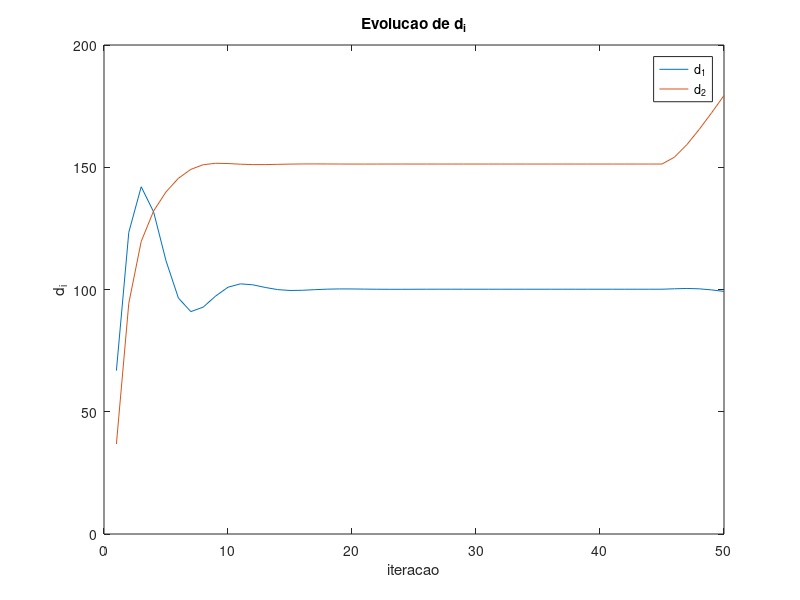
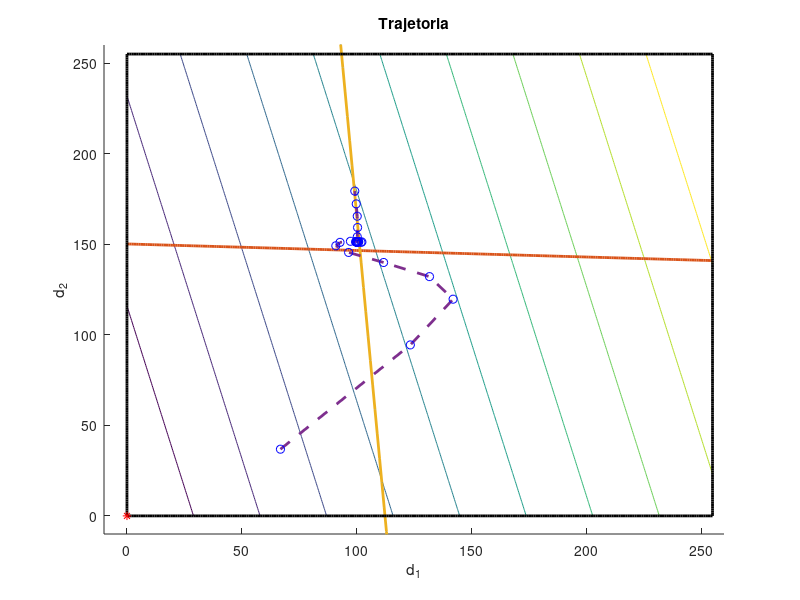

MATLAB code to generate these figures, in order:
%The system
k11 = 0.445; k12 = 0.033; k21 = 0.021; k22 = 0.333;
L1 = 50; o1 = 0; L2 = 50; o2 = 0;
%k11 = 2; k12 = 1; k21 = 1; k22 = 2;
%L1 = 300; o1 = 30; L2 = 300; o2 = 0;
K = [k11, k12 ; k21 , k22];
L = [L1;L2]; o = [o1;o2];

%The cost function
c1 = 1; c2 = 1; q1 = 0; q2 = 0;
c = [c1 c2]; Q = [q1 0; 0 q2];

% SOLVE WITH CONSENSUS
rho = 0.01;
%node 1 initialization
d1 = [0;0];
d1_av = [0;0];
d2_copy = [0;0];
y1 = zeros(2,50);%[0;0];
y1(:,1)=[4.36;1.24];
k1 = [k11;k12]; 
%node 2 initialization
d2 = [0;0];
d2_av = [0;0];
d1_copy = [0;0];
y2 = [0;0];
k2 = [k21;k22]; 
%iterations
for i=1:50,
   % node 1
   d11_best = -1;
   d12_best = -1;
   min_best_1(i) = 100000; %big number
   sol_unconstrained = 1;
   sol_boundary_linear = 1;
   sol_boundary_0 = 1;
   sol_boundary_100 = 1;
   sol_linear_0 = 1;
   sol_linear_100 = 1;
   z11 = -c1 - y1(1,i) + rho*d1_av(1);
   z12 = -y1(2,i) + rho*d1_av(2);
   u1 = o1-L1;
   u2 = 0;
   u3 = 255;
   p11 = 1/(rho+q1);
   p12 = 1/rho;
   n = k11*k11*p11 + k12*k12*p12;
   w1 = -k11*p11*z11-k12*z12*p12;
   w2 = -z11*p11;
   w3 = z11*p11;
   %compute unconstrained minimum
   d11u(i) = p11*z11;
   d12u(i) = p12*z12;
   %check feasibility of unconstrained minimum using local constraints
   if (d11u(i) < 0), sol_unconstrained = 0; end;
   if (d11u(i) > 255), sol_unconstrained = 0; end;
   if (k11*d11u(i) + k12*d12u(i) < L1-o1), sol_unconstrained = 0; end;
   % compute function value and if best store new optimum
   if sol_unconstrained, 
        min_unconstrained = 0.5*q1*d11u(i)^2 + c1*d11u(i) + y1(1,i)*(d11u(i)-d1_av(1)) + ...
           y1(2,i)*(d12u(i)-d1_av(2)) + rho/2*(d11u(i)-d1_av(1))^2 + rho/2*(d12u(i)-d1_av(2))^2;
       if min_unconstrained < min_best_1(i),
           d11_best = d11u(i);
           d12_best = d12u(i);
           min_best_1(i) = min_unconstrained;
           i1(i)=0;
       end;
   end;
   %compute minimum constrained to linear boundary   
   d11bl(i) = p11*z11+p11*k11/n*(w1-u1);
   d12bl(i) = p12*z12+p12*k12/n*(w1-u1);

   %u1
   %p11*z11
   %p12*z12
   %p11*k11
   %p12*k12
   %1/n
   
   
   %check feasibility of minimum constrained to linear boundary
   if (d11bl(i) < 0), sol_boundary_linear = 0; end;
   if (d11bl(i) > 255), sol_boundary_linear = 0; end;
   % compute function value and if best store new optimum
   if sol_boundary_linear, 
        min_boundary_linear = 0.5*q1*d11bl(i)^2 + c1*d11bl(i) + y1(1,i)*(d11bl(i)-d1_av(1)) + ...
           y1(2,i)*(d12bl(i)-d1_av(2)) + rho/2*(d11bl(i)-d1_av(1))^2 + rho/2*(d12bl(i)-d1_av(2))^2;
       if min_boundary_linear < min_best_1(i),
           d11_best = d11bl(i);
           d12_best = d12bl(i);
           min_best_1(i) = min_boundary_linear;
           i1(i)=1;
       end;
   end;
   %compute minimum constrained to 0 boundary
   d11b0(i) = 0;
   d12b0(i) = p12*z12;
   %check feasibility of minimum constrained to 0 boundary
   if (d11b0(i) > 255), sol_boundary_0 = 0; end;
   if (k11*d11b0(i) + k12*d12b0(i) < L1-o1), sol_boundary_0 = 0; end;
   % compute function value and if best store new optimum
   if sol_boundary_0, 
        min_boundary_0 = 0.5*q1*d11b0(i)^2 + c1*d11b0(i) + y1(1,i)*(d11b0(i)-d1_av(1)) + ...
           y1(2,i)*(d12b0(i)-d1_av(2)) + rho/2*(d11b0(i)-d1_av(1))^2 + rho/2*(d12b0(i)-d1_av(2))^2;
       if min_boundary_0 < min_best_1(i),
           d11_best = d11b0(i);
           d12_best = d12b0(i);
           min_best_1(i) = min_boundary_0;
           i1(i)=2;
       end;
   end;
   %compute minimum constrained to 100 boundary
   d11b100(i) = 255;
   d12b100(i) = p12*z12;
   %check feasibility of minimum constrained to 100 boundary
   if (d11b100(i) < 0), sol_boundary_100 = 0; end;
   if (k11*d11b100(i) + k12*d12b100(i) < L1-o1), sol_boundary_100 = 0; end;
   % compute function value and if best store new optimum
   if sol_boundary_100, 
        min_boundary_100 = 0.5*q1*d11b100(i)^2 + c1*d11b100(i) + y1(1,i)*(d11b100(i)-d1_av(1)) + ...
           y1(2,i)*(d12b100(i)-d1_av(2)) + rho/2*(d11b100(i)-d1_av(1))^2 + rho/2*(d12b100(i)-d1_av(2))^2;
       if min_boundary_100 < min_best_1(i),
           d11_best = d11b100(i);
           d12_best = d12b100(i);
           min_best_1(i) = min_boundary_100;
           i1(i)=3;
       end;
   end;
   % compute minimum constrained to linear and zero boundary
   common = (rho+q1)/((rho+q1)*n-k11*k11);
   det1 = common;
   det2 = -k11*common;
   det3 = det2;
   det4 = n*(rho+q1)*common;
   x1 = det1*w1 + det2*w2;
   x2 = det3*w1 + det4*w2;
   v1 = det1*u1 + det2*u2; %u2 = 0 so this can be simplified
   v2 = det3*u1 + det4*u2; %u2 = 0 so this can be simplified
   d11l0(i) = p11*z11+p11*k11*(x1-v1)+p11*(x2-v2);
   d12l0(i) = p12*z12+p12*k12*(x1-v1);
   %check feasibility
   if (d11l0(i) > 255), sol_linear_0 = 0; end;
   % compute function value and if best store new optimum
   if sol_linear_0, 
        min_linear_0 = 0.5*q1*d11l0(i)^2 + c1*d11l0(i) + y1(1,i)*(d11l0(i)-d1_av(1)) + ...
           y1(2,i)*(d12l0(i)-d1_av(2)) + rho/2*(d11l0(i)-d1_av(1))^2 + rho/2*(d12l0(i)-d1_av(2))^2;
       if min_linear_0 < min_best_1(i),
           d11_best = d11l0(i);
           d12_best = d12l0(i);
           min_best_1(i) = min_linear_0;
           i1(i)=4;
       end;
   end;
   % compute minimum constrained to linear and 100 boundary
   common = (rho+q1)/((rho+q1)*n-k11*k11);
   det1 = common;
   det2 = k11*common;
   det3 = det2;
   det4 = n*(rho+q1)*common;
   x1 = det1*w1 + det2*w3;
   x2 = det3*w1 + det4*w3;
   v1 = det1*u1 + det2*u3; 
   v2 = det3*u1 + det4*u3; 
   d11l100(i) = p11*z11+p11*k11*(x1-v1)-p11*(x2-v2);
   d12l100(i) = p12*z12+p12*k12*(x1-v1);
   %check feasibility
   if (d11l100(i) < 0), sol_linear_100 = 0; end;
   % compute function value and if best store new optimum
   if sol_linear_100, 
        min_linear_100 = 0.5*q1*d11l100(i)^2 + c1*d11l100(i) + y1(1,i)*(d11l100(i)-d1_av(1)) + ...
           y1(2,i)*(d12l100(i)-d1_av(2)) + rho/2*(d11l100(i)-d1_av(1))^2 + rho/2*(d12l100(i)-d1_av(2))^2;
       if min_linear_100 < min_best_1(i),
           d11_best = d11u(i);
           d12_best = d12u(i);
           min_best_1(i) = min_linear_100;
           i1(i)=5;
       end;
   end;
   %store data and save for next cycle
   best_d11(i) = d11_best;
   best_d12(i) = d12_best;
   d1 = [d11_best;d12_best];
   %DEBUG: check with matlab quadprog
   Q = [q1+rho, 0; 0 rho];
   c = [c1+y1(1,i)-rho*d1_av(1),y1(2,i)-rho*d1_av(2)];
   A = [-k11 -k12; -1 0; 1 0];
   b = [o1-L1, 0, 255];
   d1_ = quadprog(Q,c,A,b,[],[],[],[]);
   %
   
   % send node 1 solution to neighboors
   d1_copy = d1;
   
   % node 2 
   d21_best = -1;
   d22_best = -1;
   min_best_2(i) = 100000; %big number
   sol_unconstrained = 1;
   sol_boundary_linear = 1;
   sol_boundary_0 = 1;
   sol_boundary_100 = 1;
   sol_linear_0 = 1;
   sol_linear_100 = 1;
   z22 = -c2 - y2(2) + rho*d2_av(2);
   z21 = -y2(1) + rho*d2_av(1);
   u1 = o2-L2;
   u2 = 0;
   u3 = 255;
   p22 = 1/(rho+q2);
   p21 = 1/rho;
   n = k22*k22*p22 + k21*k21*p21;
   w1 = -k22*p22*z22-k21*z21*p21;
   w2 = -z22*p22;
   w3 = z22*p22;
   %compute unconstrained minimum
   d21u(i) = p21*z21;
   d22u(i) = p22*z22;
   %check feasibility of unconstrained minimum using local constraints
   if (d22u(i) < 0), sol_unconstrained = 0; end;
   if (d22u(i) > 255), sol_unconstrained = 0; end;
   if (k21*d21u(i) + k22*d22u(i) < L2-o2), sol_unconstrained = 0; end;
   % compute function value and if best store new optimum
   if sol_unconstrained, 
        min_unconstrained = 0.5*q2*d22u(i)^2 + c2*d22u(i) + y2(1)*(d21u(i)-d2_av(1)) + ...
           y2(2)*(d22u(i)-d2_av(2)) + rho/2*(d21u(i)-d2_av(1))^2 + rho/2*(d22u(i)-d2_av(2))^2;
       if min_unconstrained < min_best_2(i),
           d21_best = d21u(i);
           d22_best = d22u(i);
           min_best_2(i) = min_unconstrained;
           i2(i)=0;
       end;
   end;
   %compute minimum constrained to linear boundary   
   d21bl(i) = p21*z21+p21*k21/n*(w1-u1);
   d22bl(i) = p22*z22+p22*k22/n*(w1-u1);
   %check feasibility of minimum constrained to linear boundary
   if (d22bl(i) < 0), sol_boundary_linear = 0; end;
   if (d22bl(i) > 255), sol_boundary_linear = 0; end;
   % compute function value and if best store new optimum
   if sol_boundary_linear, 
        min_boundary_linear = 0.5*q2*d22bl(i)^2 + c2*d22bl(i) + y2(1)*(d21bl(i)-d2_av(1)) + ...
           y2(2)*(d22bl(i)-d2_av(2)) + rho/2*(d21bl(i)-d2_av(1))^2 + rho/2*(d22bl(i)-d2_av(2))^2;
       if min_boundary_linear < min_best_2(i),
           d21_best = d21bl(i);
           d22_best = d22bl(i);
           min_best_2(i) = min_boundary_linear;
           i2(i)=1;     
       end;
   end;
   %compute minimum constrained to 0 boundary
   d22b0(i) = 0;
   d21b0(i) = p21*z21;
   %check feasibility of minimum constrained to 0 boundary
   if (k21*d21b0(i) + k22*d22b0(i) < L2-o2), sol_boundary_0 = 0; end;
   if (d22b0(i) > 255), sol_boundary_0 = 0; end;
   % compute function value and if best store new optimum
   if sol_boundary_0, 
        min_boundary_0 = 0.5*q2*d22b0(i)^2 + c2*d22b0(i) + y2(1)*(d21b0(i)-d2_av(1)) + ...
           y2(2)*(d22b0(i)-d2_av(2)) + rho/2*(d21b0(i)-d2_av(1))^2 + rho/2*(d22b0(i)-d2_av(2))^2;
       if min_boundary_0 < min_best_2(i),
           d21_best = d21b0(i);
           d22_best = d22b0(i);
           min_best_2(i) = min_boundary_0;
           i2(i)=2;
       end;
   end;
   %compute minimum constrained to 100 boundary
   d22b100(i) = 255;
   d21b100(i) = p21*z21;
   %check feasibility of minimum constrained to 100 boundary
   if (k21*d21b100(i) + k22*d22b100(i) < L2-o2), sol_boundary_100 = 0; end;
   if (d22b100(i) < 0), sol_boundary_100 = 0; end;
   % compute function value and if best store new optimum
   if sol_boundary_100, 
        min_boundary_100 = 0.5*q2*d22b100(i)^2 + c2*d22b100(i) + y2(1)*(d21b100(i)-d2_av(1)) + ...
           y2(2)*(d22b100(i)-d2_av(2)) + rho/2*(d21b100(i)-d2_av(1))^2 + rho/2*(d22b100(i)-d2_av(2))^2;
       if min_boundary_100 < min_best_2(i),
           d21_best = d21b100(i);
           d22_best = d22b100(i);
           min_best_2(i) = min_boundary_100;
           i2(i)=3;
       end;
   end;
   % compute minimum constrained to linear and zero boundary
   common = (rho+q2)/((rho+q2)*n-k22*k22);
   det1 = common;
   det2 = -k22*common;
   det3 = det2;
   det4 = n*(rho+q2)*common;
   x1 = det1*w1 + det2*w2;
   x2 = det3*w1 + det4*w2;
   v1 = det1*u1 + det2*u2; %u2 = 0 so this can be simplified
   v2 = det3*u1 + det4*u2; %u2 = 0 so this can be simplified
   d22l0(i) = p22*z22+p22*k22*(x1-v1)+p22*(x2-v2);
   d21l0(i) = p21*z21+p21*k21*(x1-v1);
   %check feasibility
   if(d22l0(i) > 255), sol_linear_0 = 0; end;
   % compute function value and if best store new optimum
   if sol_linear_0, 
        min_linear_0 = 0.5*q2*d22l0(i)^2 + c2*d22l0(i) + y2(1)*(d21l0(i)-d2_av(1)) + ...
           y2(2)*(d22l0(i)-d2_av(2)) + rho/2*(d21l0(i)-d2_av(1))^2 + rho/2*(d22l0(i)-d2_av(2))^2;
       if min_linear_0 < min_best_2(i),
           d21_best = d21l0(i);
           d22_best = d22l0(i);
           min_best_2(i) = min_linear_0;
           i2(i)=4;
       end;
   end;
   % compute minimum constrained to linear and 100 boundary
   common = (rho+q2)/((rho+q2)*n-k22*k22);
   det1 = common;
   det2 = k22*common;
   det3 = det2;
   det4 = n*(rho+q2)*common;
   x1 = det1*w1 + det2*w3;
   x2 = det3*w1 + det4*w3;
   v1 = det1*u1 + det2*u3; 
   v2 = det3*u1 + det4*u3; 
   d22l100(i) = p22*z22+p22*k22*(x1-v1)-p22*(x2-v2);
   d21l100(i) = p21*z21+p21*k21*(x1-v1);
   %check feasibility
   if (d22l100(i) < 0), sol_linear_100 = 0; end;
   %now must choose the minimum among the feasible solutions
   % compute function value and if best store new optimum
   if sol_linear_100, 
        min_linear_100 = 0.5*q2*d22l100(i)^2 + c2*d22l100(i) + y2(1)*(d21l100(i)-d2_av(1)) + ...
           y2(2)*(d22l100(i)-d2_av(2)) + rho/2*(d21l100(i)-d2_av(1))^2 + rho/2*(d22l100(i)-d2_av(2))^2;
       if min_linear_100 < min_best_2(i),
           d21_best = d21u(i);
           d22_best = d22u(i);
           min_best_2(i) = min_linear_100;
           i2(i)=5;
       end;
   end;
   %store data and save for next cycle
   best_d21(i) = d21_best;
   best_d22(i) = d22_best;
   d2 = [d21_best;d22_best];
   %DEBUG: check with matlab quadprog
   Q = [rho, 0; 0 rho+q2];
   c = [y2(1)-rho*d2_av(1),c2+y2(2)-rho*d2_av(2)];
   A = [-k21 -k22;0 -1; 0 1];
   b = [o2-L2, 0, 255];
   d2_ = quadprog(Q,c,A,b,[],[],[],[]);
   
   % Compute average with available data
   d2_av = (d1_copy+d2)/2;
   % Update local lagrangian
   y2 = y2 + rho*(d2-d2_av);
   % send solution to neighbors
   d2_copy = d2;
   
   %compute average with available knowledge
   d1_av = (d1+d2_copy)/2;
   %update local lagrangian
   %y1(:,i)
   %d1
   %d1_av
   y1(:,i) = y1(:,i) + rho*(d1-d1_av);
   %y1(:,i)
   
   %save data for plots
   av1(i) = d1_av(1);
   av2(i) = d1_av(2);
end;

% SOLVE WITH MATLAB QUADPROG
%The cost function
c1 = 4; c2 = 1; q1 = 0; q2 = 0;
c = [c1 c2]; Q = [q1+rho 0; 0 q2];
A = -K; b = [o1-L1; o2-L2];
lb = [0;0]; ub = [255;255];
disp('Matlab solutions')
d = quadprog(Q,c,A,b,[],[],lb,ub)
l = K*d+o

disp('Consensus Solutions')
d_ = d2_av
l_ = K*d_+o
%Plots
figure(10);
plot(1:50, av1, 1:50, av2);
legend('d_1','d_2');
title('Evolucao de d_i');
ylabel('d_i');
xlabel('iteracao');
figure(15);
t = 0:255;
constr1 = (L1-o1)/0.033-(0.445/0.033)*t;
constr2 = (L2-o2)/0.333-(0.012/0.333)*t;
%constr1 = (L1-o1)/1-(2/1)*t;
%constr2 = (L2-o2)/2-(1/2)*t;
[x,y]=meshgrid(t,t);
hold on;
z = c1*x+c2*y+q1*x.^2+q2*y.^2;
contour(x,y,z);
plot(t,constr1,t,constr2,'LineWidth',2);
plot(t,constr1,'LineWidth',2);
plot(t,zeros(size(t)),'k','LineWidth',2);
plot(zeros(size(t)),t,'k','LineWidth',2);
plot(t,255*ones(size(t)),'k','LineWidth',2);
plot(255*ones(size(t)),t,'k','LineWidth',2);
plot(av1,av2,'--','LineWidth',2);
plot(av1,av2,'bo');
title('Trajetoria');
xlabel('d_1');
ylabel('d_2');
plot(d(1),d(2),'r*')
axis([-10,260,-10,260]);
hold off;

    

